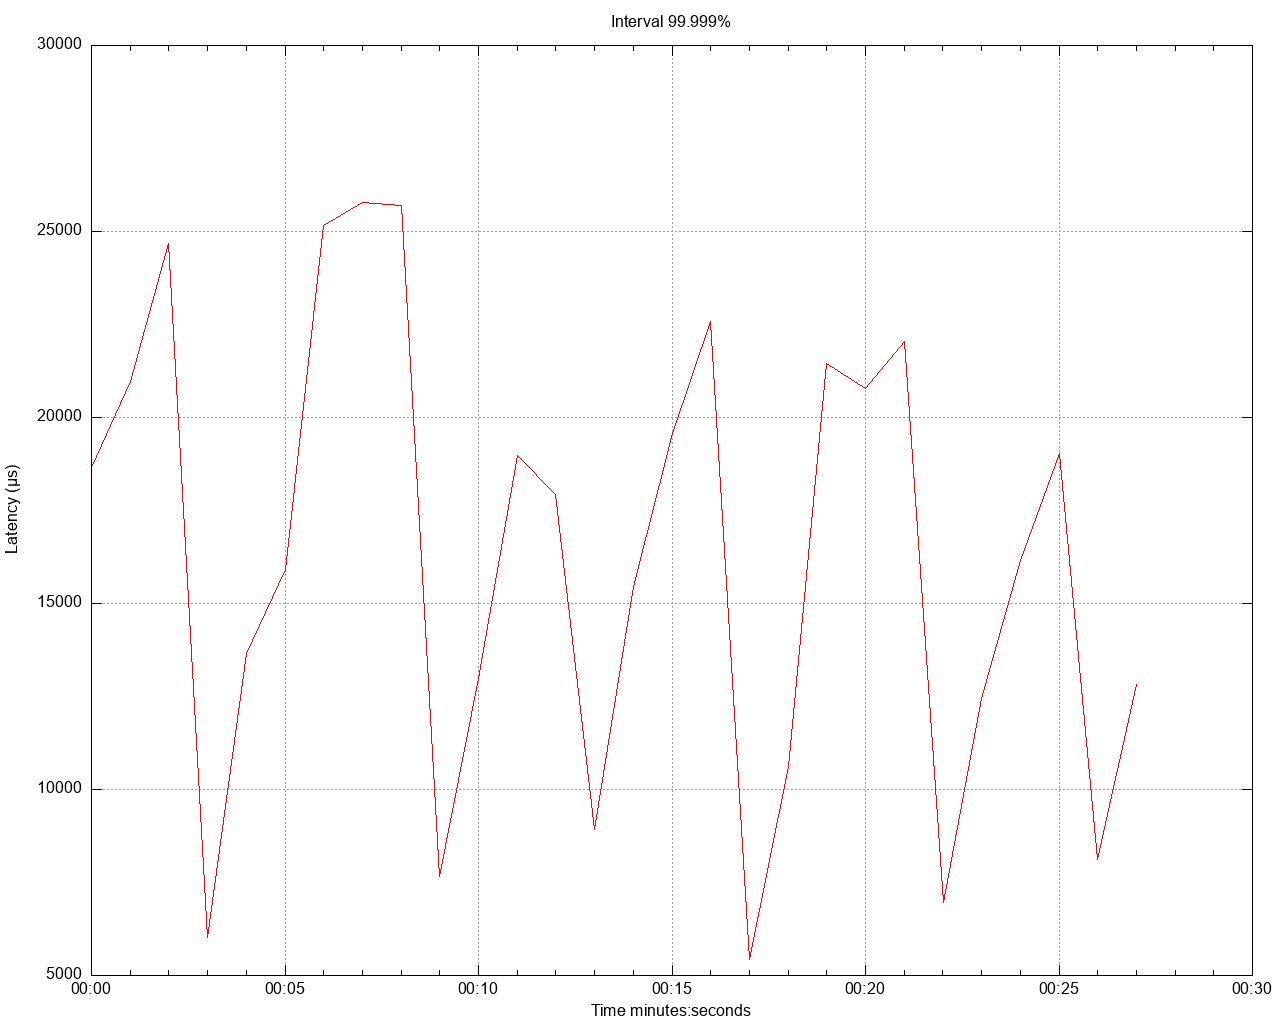

The gnuplot source for this figure:
set title 'Interval 99.999%' noenhanced
set style data lines
set datafile separator ","
set terminal png size 1280,1024
set grid
set key below
set xdata time
set timefmt "%s"
offset = 0
t0(x)=(offset=($0==0) ? x : offset, x - offset)
set xlabel 'Time minutes:seconds'
set ylabel 'Latency (μs)'
set output '/Users/gbarnett/git/hazelcast-simulator/atomiclong-3node-member/atomicreference/latency/latency_interval_99999_twoKbWrite.png'
plot \
   '/Users/gbarnett/git/hazelcast-simulator/atomiclong-3node-member/atomicreference/data/latency_interval_99999_twoKbWrite_1.data' using (t0(timecolumn(1))):2 title "" lt rgb "red", \
